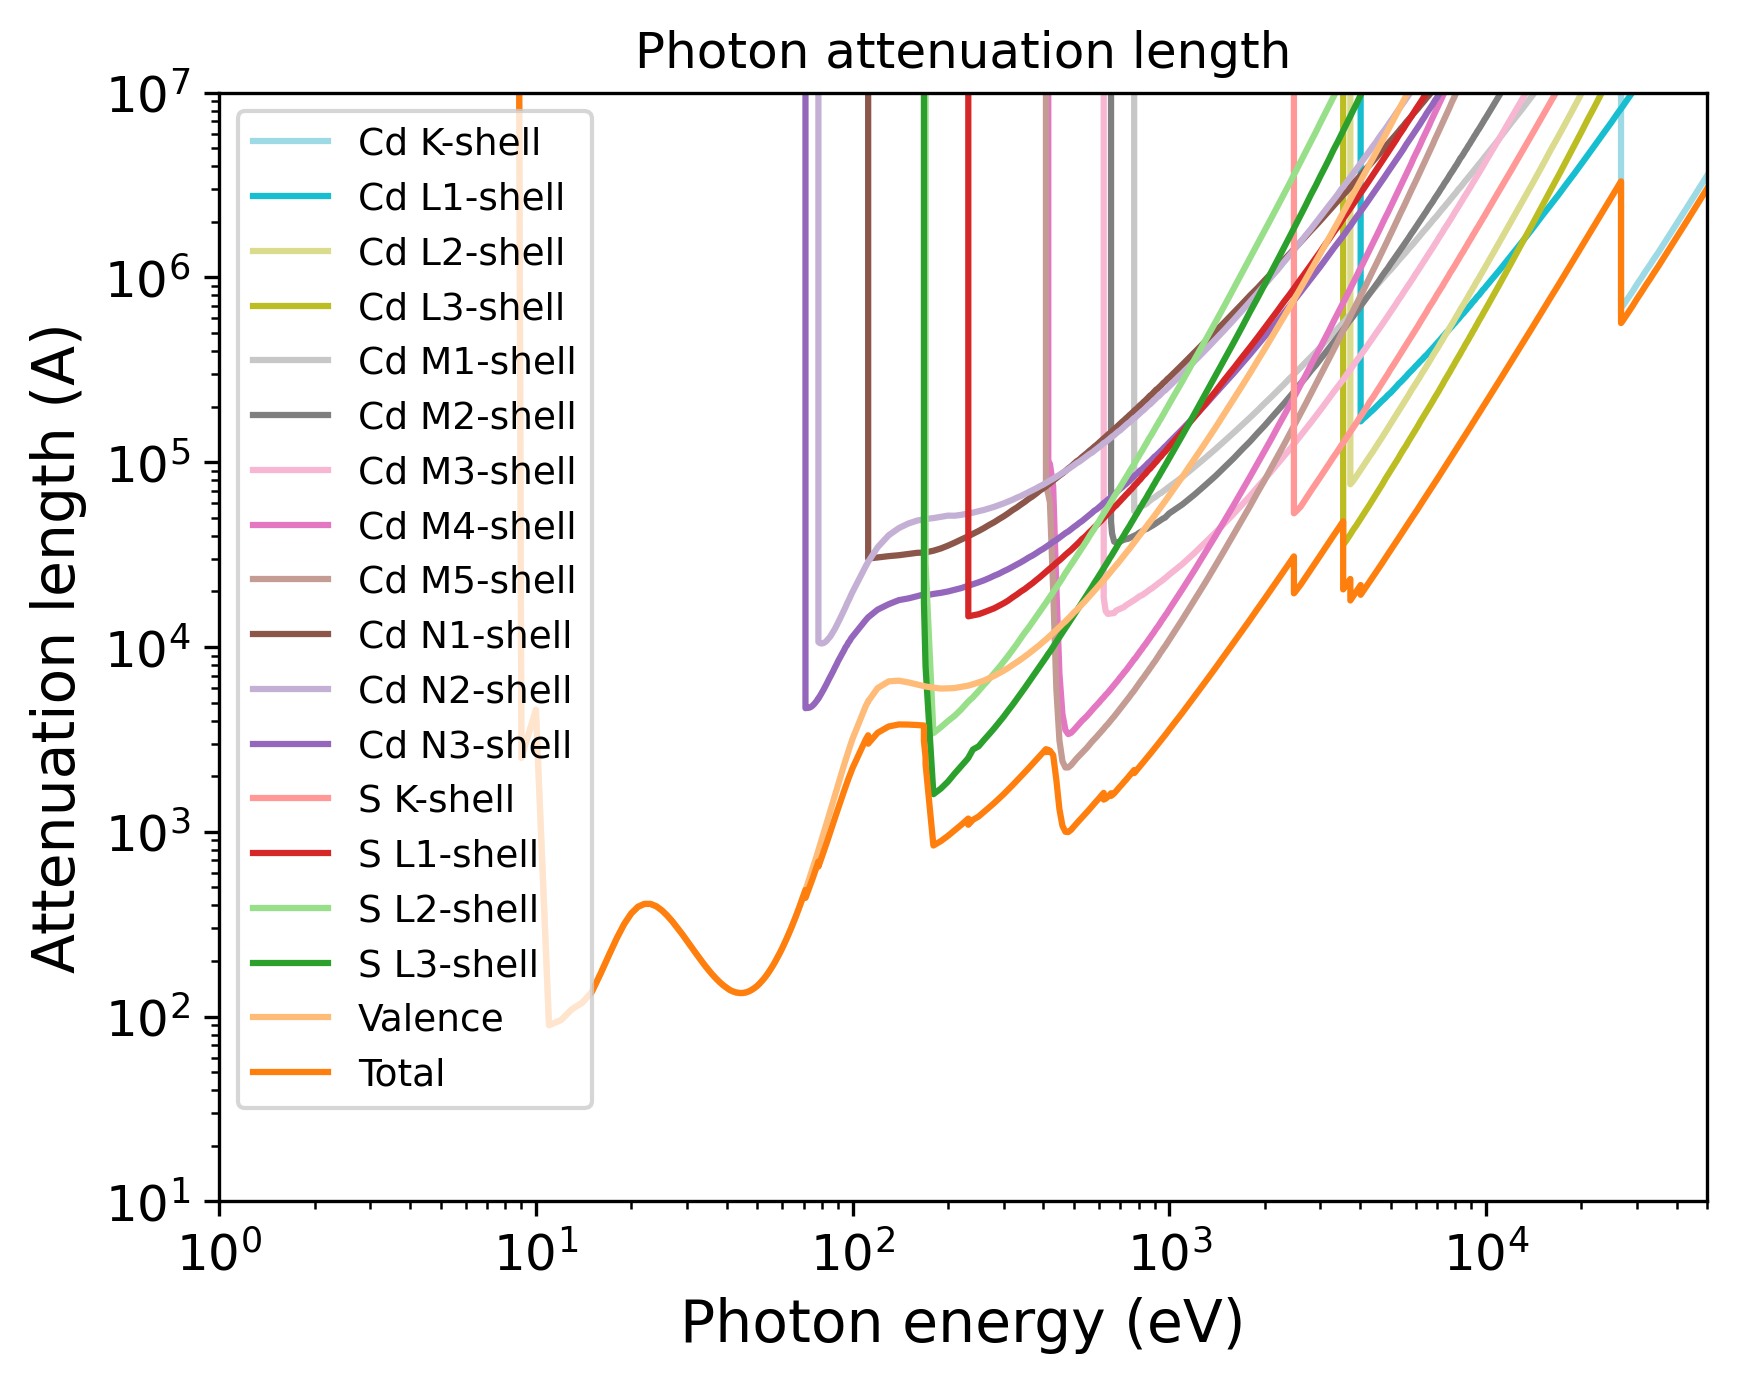

Python code for this plot:
import pandas as pd
import numpy as np
import matplotlib.pyplot as plt
import matplotlib.cm as cm
# Set the format:
plt.xlabel("Photon energy (eV)", fontsize=14)
plt.ylabel("Attenuation length (A)", fontsize=14)
plt.xticks(fontsize=12)
plt.yticks(fontsize=12)
plt.grid(False)
# Set the axes:
# Read the output file:
df = pd.read_csv(r"OUTPUT_CdS_Photon_IMFP.dat", sep=r'\s+', header=None, comment="#", skipinitialspace=True)
plt.xscale("log")
plt.yscale("log")
# Prepare the plot:
columns_to_plot = [ 1, 2, 3, 4, 5, 6, 7, 8, 9, 10, 11, 12, 13, 14, 15, 16, 17, 18]
labels = [ "Cd K-shell", "Cd L1-shell", "Cd L2-shell", "Cd L3-shell", "Cd M1-shell", "Cd M2-shell", "Cd M3-shell", "Cd M4-shell", "Cd M5-shell", "Cd N1-shell", "Cd N2-shell", "Cd N3-shell", "S K-shell", "S L1-shell", "S L2-shell", "S L3-shell", "Valence", "Total"]
# Create N distinct colors from a colormap
N = len(columns_to_plot)
colors = plt.cm.tab20(np.linspace(1, 0, 20))
# Set line styles:
linestyles = [ "-", "-", "-", "-", "-", "-", "-", "-", "-", "-", "-", "-", "-", "-", "-", "-", "-", "-"]
for i, col in enumerate(columns_to_plot):
    color = colors[i % len(colors)]
    ls    = linestyles[i % len(linestyles)]
    label = labels[i % len(labels)]
    plt.plot(df.iloc[:, 0], df.iloc[:, col],
    color=color,
    label=label,
    linestyle=ls)
plt.xlim(1.00000000,50000.00000000)
plt.ylim(10.00000000,10000000.00000000)
plt.title("Photon attenuation length")
plt.legend(loc="best", fontsize=9)
# Save the plot in this format:
plt.savefig("OUTPUT_MFP_photon.png", dpi=300, bbox_inches="tight")
